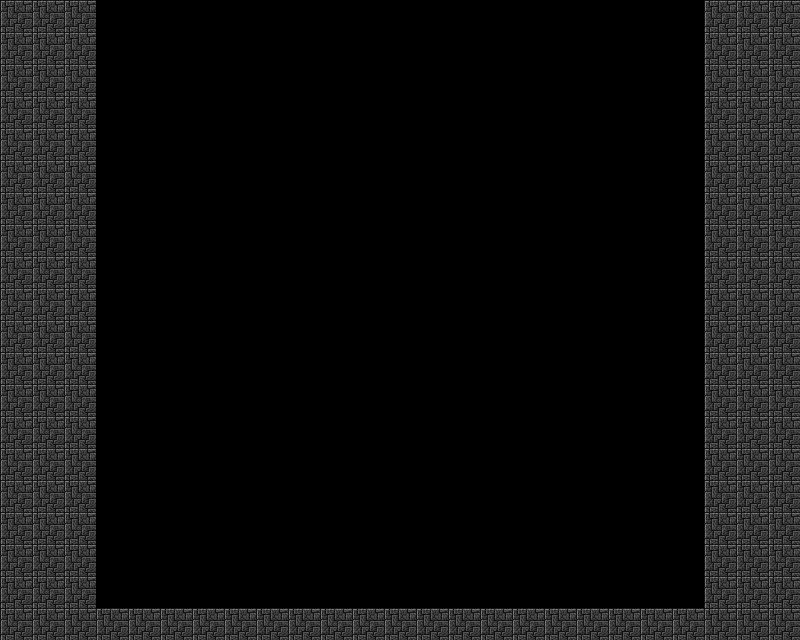

Below is a game level as drawn by its tile map, then a one-line description and the .tmx that defines it (tile-layer data replaced by summaries):
An orthogonal 25x20 tile map with 32x32 px tiles, 3 tile layers (Tile Layer 1, Tile Layer 2, Tile Layer 3), 2 tilesets and 5 objects (4x Platform, Player).

<map version="1.10" tiledversion="1.10.2" orientation="orthogonal" renderorder="right-down" width="25" height="20" tilewidth="32" tileheight="32" infinite="0" nextlayerid="6" nextobjectid="26">
 <tileset firstgid="1" name="Tileset" tilewidth="32" tileheight="32" tilecount="3072" columns="64">
  <image source="Tileset.png" width="2048" height="1536" />
 </tileset>
 <tileset firstgid="3073" name="playerSpritesheet" tilewidth="417" tileheight="600" tilecount="4" columns="4">
  <image source="playerSpritesheet.png" width="1672" height="600" />
 </tileset>
 <layer id="1" name="Tile Layer 1" width="25" height="20">
  <data>[500 cells, 59 non-empty, 1 distinct tile ids]</data>
 </layer>
 <layer id="2" name="Tile Layer 2" width="25" height="20">
  <data>[500 cells, 80 non-empty, 1 distinct tile ids]</data>
 </layer>
 <layer id="5" name="Tile Layer 3" width="25" height="20">
  <data>[500 cells, 0 non-empty, 0 distinct tile ids]</data>
 </layer>
 <objectgroup id="3" name="Object Layer 1">
  <object id="9" name="Platform" type="Platform" gid="1097" x="-165.667" y="141.788" width="10" height="32">
   <properties>
    <property name="f_fileName" value="Tileset.png" />
    <property name="f_theLength" type="int" value="14" />
    <property name="f_theType" type="int" value="0" />
    <property name="i_nextFrameDelay" type="int" value="30" />
    <property name="i_numberOfFrame" type="int" value="-1" />
    <property name="i_singleFrameID" type="int" value="1096" />
    <property name="i_startFrame" type="int" value="0" />
    <property name="i_startNumberOfFrames" type="int" value="1" />
    <property name="i_textureKeepInCache" type="bool" value="false" />
    <property name="p_hasCollision" type="bool" value="true" />
    <property name="p_isTrigger" type="bool" value="false" />
   </properties>
  </object>
  <object id="13" name="Platform" type="Platform" gid="1097" x="132.166" y="412" width="140" height="32">
   <properties>
    <property name="f_fileName" value="Tileset.png" />
    <property name="f_theLength" type="int" value="14" />
    <property name="f_theType" type="int" value="0" />
    <property name="i_nextFrameDelay" type="int" value="30" />
    <property name="i_numberOfFrame" type="int" value="-1" />
    <property name="i_singleFrameID" type="int" value="1096" />
    <property name="i_startFrame" type="int" value="0" />
    <property name="i_startNumberOfFrames" type="int" value="1" />
    <property name="i_textureKeepInCache" type="bool" value="false" />
    <property name="p_hasCollision" type="bool" value="true" />
    <property name="p_isTrigger" type="bool" value="false" />
   </properties>
  </object>
  <object id="14" name="Platform" type="Platform" gid="1097" x="474" y="326.666" width="214.5" height="32">
   <properties>
    <property name="f_fileName" value="Tileset.png" />
    <property name="f_theLength" type="float" value="14" />
    <property name="f_theType" type="int" value="0" />
    <property name="i_nextFrameDelay" type="int" value="30" />
    <property name="i_numberOfFrame" type="int" value="-1" />
    <property name="i_singleFrameID" type="int" value="1096" />
    <property name="i_startFrame" type="int" value="0" />
    <property name="i_startNumberOfFrames" type="int" value="1" />
    <property name="i_textureKeepInCache" type="bool" value="false" />
    <property name="p_hasCollision" type="bool" value="true" />
    <property name="p_isTrigger" type="bool" value="false" />
   </properties>
  </object>
  <object id="17" name="Player" type="Player" gid="3073" x="239.058" y="594.667" width="43.2155" height="83.6936">
   <properties>
    <property name="a_idleNumberOfFrames" type="int" value="2" />
    <property name="a_idleStartFrame" type="int" value="0" />
    <property name="a_jumpNumberOfFrames" type="int" value="1" />
    <property name="a_jumpStartFrame" type="int" value="1" />
    <property name="a_runNumberOfFrames" type="int" value="2" />
    <property name="a_runStartFrame" type="int" value="2" />
    <property name="f_jumpHeightAndSpeed" value="20" />
    <property name="f_theGroupID" value="Player" />
    <property name="f_theID" value="Player" />
    <property name="f_theSpeed" value="6" />
    <property name="i_nextFrameDelay" type="int" value="30" />
    <property name="i_numberOfFrame" type="int" value="-1" />
    <property name="i_singleFrameID" type="int" value="-1" />
    <property name="i_textureKeepInCache" type="bool" value="false" />
    <property name="p_hasCollision" type="bool" value="true" />
    <property name="p_isTrigger" type="bool" value="false" />
   </properties>
  </object>
  <object id="22" name="Platform" type="Platform" gid="874" x="-137.25" y="143" width="10" height="32">
   <properties>
    <property name="f_fileName" value="Tileset.png" />
    <property name="f_theLength" type="int" value="14" />
    <property name="f_theType" type="int" value="1" />
    <property name="i_nextFrameDelay" type="int" value="30" />
    <property name="i_numberOfFrame" type="int" value="-1" />
    <property name="i_singleFrameID" type="int" value="873" />
    <property name="i_startFrame" type="int" value="0" />
    <property name="i_startNumberOfFrames" type="int" value="1" />
    <property name="i_textureKeepInCache" type="bool" value="false" />
    <property name="p_hasCollision" type="bool" value="true" />
    <property name="p_isTrigger" type="bool" value="false" />
   </properties>
  </object>
 </objectgroup>
 <objectgroup id="4" name="Object Layer 2" />
</map>
